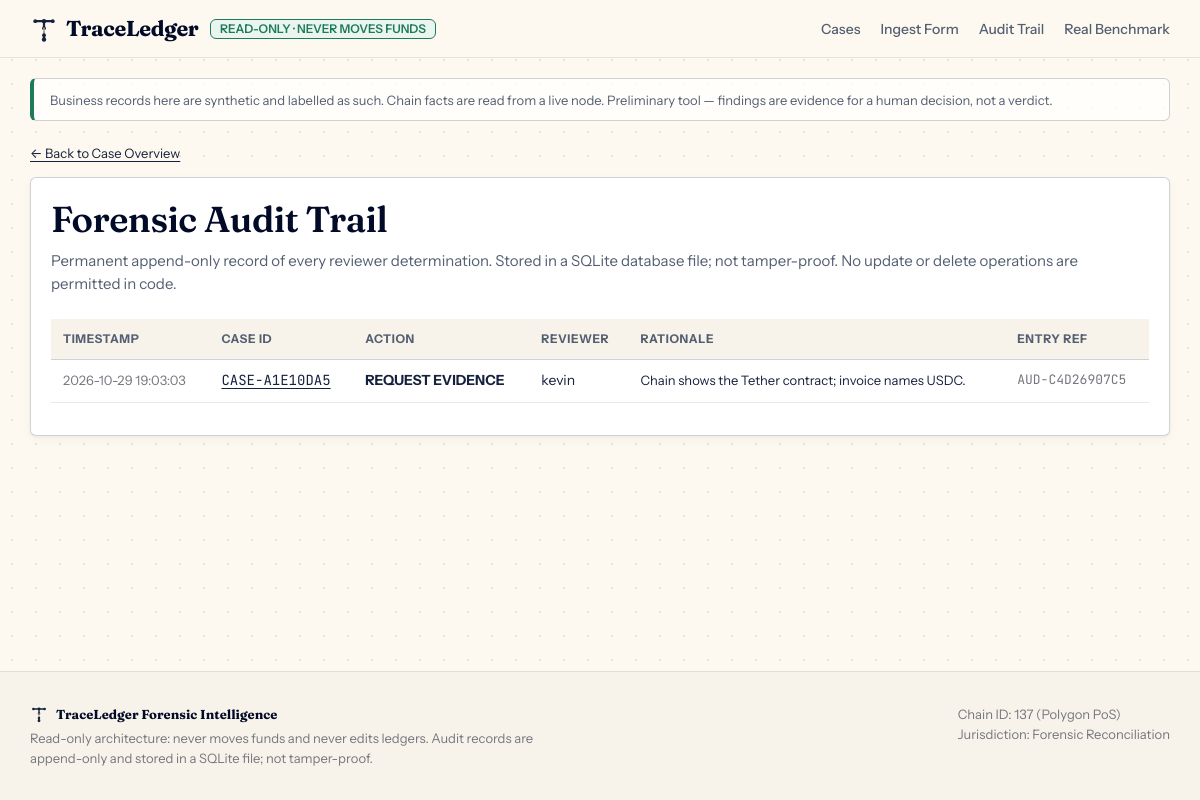
Screenshot of /audit with the database file from the repository.
### tables this page shows
CREATE TABLE audit_log (
    entry_id     TEXT PRIMARY KEY,
    case_id      TEXT NOT NULL,
    at           REAL NOT NULL,
    actor        TEXT NOT NULL,
    action       TEXT NOT NULL,
    rationale    TEXT NOT NULL,
    context      TEXT NOT NULL      -- what the reviewer was looking at, as JSON
);

### traceledger/web/app.py (the view)
    @app.route("/audit")
    def audit():
        return render_template("audit.html", audit=store.audit_trail())

### traceledger/store.py (called while the page is built)
    def audit_trail(self, case_id: str | None = None) -> list[AuditEntry]:
        if case_id:
            rows = self._conn.execute(
                "SELECT * FROM audit_log WHERE case_id = ? ORDER BY at", (case_id,)).fetchall()
        else:
            rows = self._conn.execute("SELECT * FROM audit_log ORDER BY at DESC").fetchall()
        return [AuditEntry(entry_id=r["entry_id"], case_id=r["case_id"], at=r["at"],
                           actor=r["actor"], action=r["action"], rationale=r["rationale"],
                           context=json.loads(r["context"])) for r in rows]

### traceledger/web/templates/audit.html (shortened to what this page needs)
{% extends "base.html" %}
{% block content %}
<div style="margin-bottom: var(--space-md);">
  <a href="{{ url_for('index') }}" class="text-small">&larr; Back to Case Overview</a>
</div>
<section class="vellum-card-solid">
  <h1>Forensic Audit Trail</h1>
  <p class="text-secondary" style="margin-bottom: 1.5rem;">
    Permanent append-only record of every reviewer determination.
    Stored in a SQLite database file; not tamper-proof. No update or delete operations are permitted in code.
  </p>
  {% if audit %}
  <div class="table-wrap">
    <table>
      <thead>
        <tr>
          <th>Timestamp</th>
          <th>Case ID</th>
          <th>Action</th>
          <th>Reviewer</th>
          <th>Rationale</th>
          <th>Entry Ref</th>
        </tr>
      </thead>
      <tbody>
        {% for a in audit %}
        <tr>
          <td class="text-small text-muted">{{ a.at | ts }}</td>
          <td>
            <a href="{{ url_for('case_detail', case_id=a.case_id) }}" class="text-mono font-bold">
              {{ a.case_id }}
            </a>
          </td>
          <td><strong>{{ a.action | replace('_', ' ') | upper }}</strong></td>
          <td>{{ a.actor }}</td>
          <td class="text-small">{{ a.rationale }}</td>
          <td class="text-mono text-small text-muted">{{ a.entry_id }}</td>
        </tr>
        {% endfor %}
      </tbody>
    </table>
  </div>
  {% else %}
  <p class="text-muted">No audit trail entries recorded yet.</p>
  {% endif %}
</section>
{% endblock %}

### traceledger/web/static/css/app.css (style rules this page uses)
:root { --bg-paper: #f3efe6; --bg-surface: #fdf9f0; --bg-surface-low: #f7f3ea; --bg-surface-card: #ffffff; --bg-vellum: rgba(255, 255, 255, 0.75); --bg-vellum-subtle: rgba(255, 255, 255, 0.55); --ink-primary: #16213e; --ink-title: #010a27; --ink-secondary: #545f72; --ink-muted: #76767e; --line-strong: rgba(22, 33, 62, 0.2); --line-subtle: rgba(22, 33, 62, 0.1); --line-dashed: #9a948a; --state-verified: #1f7a5c; --state-verified-bg: #eaf5f0; --state-conflict: #d9482b; --state-conflict-bg: #fdf0ed; --state-candidate: #c99a2e; --state-candidate-bg: #fcf6e8; --state-missing: #9a948a; --state-missing-bg: #f5f4f2; --state-replay: #3b5998; --state-replay-bg: #edf2fc; --font-serif: 'Fraunces', 'Newsreader', Georgia, serif; --font-sans: 'Instrument Sans', -apple-system, BlinkMacSystemFont, sans-serif; --font-mono: 'JetBrains Mono', ui-monospace, SFMono-Regular, monospace; --shadow-vellum: 0 1px 3px rgba(22, 33, 62, 0.05), 0 4px 12px rgba(22, 33, 62, 0.03); --shadow-hover: 0 2px 6px rgba(22, 33, 62, 0.08), 0 6px 16px rgba(22, 33, 62, 0.05); --space-2xs: 0.125rem; --space-xs: 0.25rem; --space-sm: 0.5rem; --space-md: 0.75rem; --space-lg: 1.25rem; --space-xl: 2rem; --space-2xl: 3rem; --radius-max: 6px; }
*, *::before, *::after { box-sizing: border-box; }
html { font-size: 16px; scroll-behavior: smooth; }
body { margin: 0; padding: 0; background-color: var(--bg-surface); color: var(--ink-primary); font-family: var(--font-sans); font-size: 0.9375rem; line-height: 1.55; -webkit-font-smoothing: antialiased; }
h1, h2, h3, h4, .font-editorial { font-family: var(--font-serif); color: var(--ink-title); margin-top: 0; font-weight: 600; letter-spacing: -0.015em; }
h1 { font-size: 2.25rem; line-height: 1.2; margin-bottom: var(--space-sm); }
p { margin-top: 0; margin-bottom: var(--space-md); color: var(--ink-primary); }
.text-muted { color: var(--ink-muted); }
.text-secondary { color: var(--ink-secondary); }
.text-small { font-size: 0.8125rem; }
.text-mono { font-family: var(--font-mono); word-break: break-all; }
a { color: var(--ink-primary); text-decoration: underline; text-decoration-thickness: 1px; text-underline-offset: 3px; transition: color 0.15s ease; }
.vellum-card-solid { background: var(--bg-surface-card); border: 1px solid var(--line-strong); border-radius: var(--radius-max); padding: var(--space-lg); box-shadow: var(--shadow-vellum); margin-bottom: var(--space-lg); }
.table-wrap { width: 100%; overflow-x: auto; -webkit-overflow-scrolling: touch; margin-bottom: var(--space-md); }
table { width: 100%; border-collapse: collapse; font-size: 0.875rem; text-align: left; }
th, td { padding: 0.65rem 0.75rem; border-bottom: 1px solid var(--line-subtle); vertical-align: top; }
th { font-size: 0.75rem; text-transform: uppercase; letter-spacing: 0.05em; color: var(--ink-secondary); border-bottom: 1px solid var(--line-strong); background: var(--bg-surface-low); }

### rows the page displays
audit_log: at|ts "2026-10-29 19:03:03", case_id "CASE-A1E10DA5", action "REQUEST EVIDENCE", actor "kevin", rationale "Chain shows the Tether contract; invoice names USDC.", entry_id "AUD-C4D26907C5"
